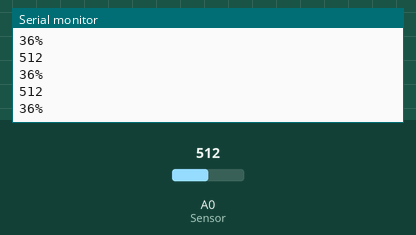
Recording of a sketch running on a simulated Arduino Uno, built with avr-gcc and run on an emulated ATmega328P. Shown: the last lines printed to the serial monitor. Inputs (shaded band) come from the test bench; at power-on: A0 (Sensor) = 512.

Above: at 1.2 s.
1.3 s: A0 (Sensor) set to 616
At 1.69 s:
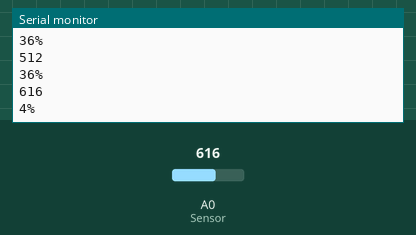
2.8 s: A0 (Sensor) set to 642
At 3.19 s:
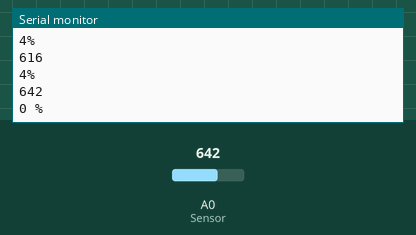
Timing chart, 0 to 5.8 s (numbered marks = the images above; inputs shaded):
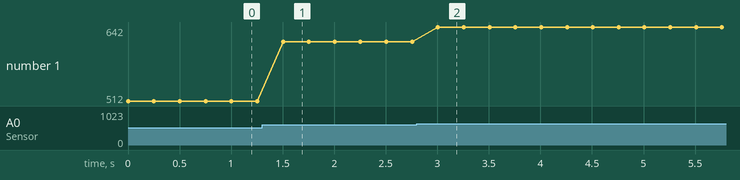

Measured:
- the behaviour switches between 626 and 627 on A0 (Sensor) (found by bisection; images 1 and 2)
- after the input at 1.3 s, the serial monitor: prints a new line after 0.20 s (image 1)
- after the input at 2.8 s, the serial monitor: prints a new line after 0.21 s (image 2)
- plotted number 1: 512 → 616 after the input at 1.3 s, 616 → 642 after the input at 2.8 s

The sketch:

mk1-oneSensor.ino
```cpp
// https://how2electronics.com/interface-capacitive-soil-moisture-sensor-arduino/
const int AirValue = 630;   //you need to replace this value with Value_1
const int WaterValue = 310;  //you need to replace this value with Value_2
int soilMoistureValue = 0;
int soilmoisturepercent=0;

void setup() {
  Serial.begin(9600); // open serial port, set the baud rate to 9600 bps
}

void loop() {
  soilMoistureValue = analogRead(A0);  //put Sensor insert into soil
  Serial.println(soilMoistureValue);
  soilmoisturepercent = map(soilMoistureValue, AirValue, WaterValue, 0, 100);
  if(soilmoisturepercent >= 100)
  {
    Serial.println("100 %");
  }
  else if(soilmoisturepercent <=0)
  {
    Serial.println("0 %");
  }
  else if(soilmoisturepercent >0 && soilmoisturepercent < 100)
  {
    Serial.print(soilmoisturepercent);
    Serial.println("%");

  }
  delay(250);
}
```
